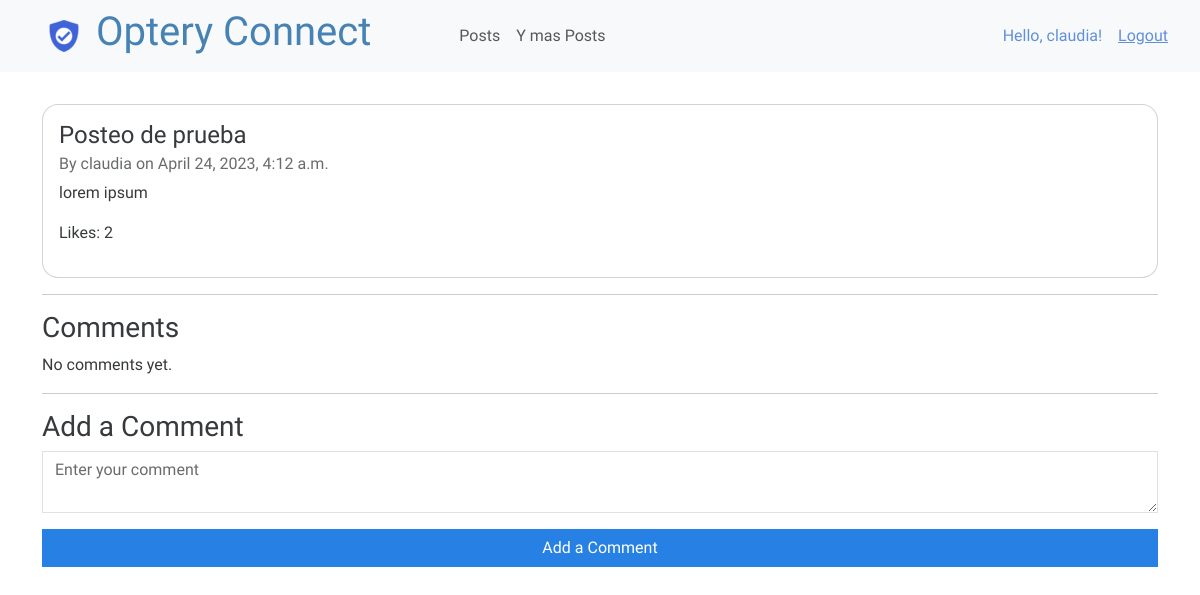
Page /social/posts/1/ (signed in) on the earlier database version.
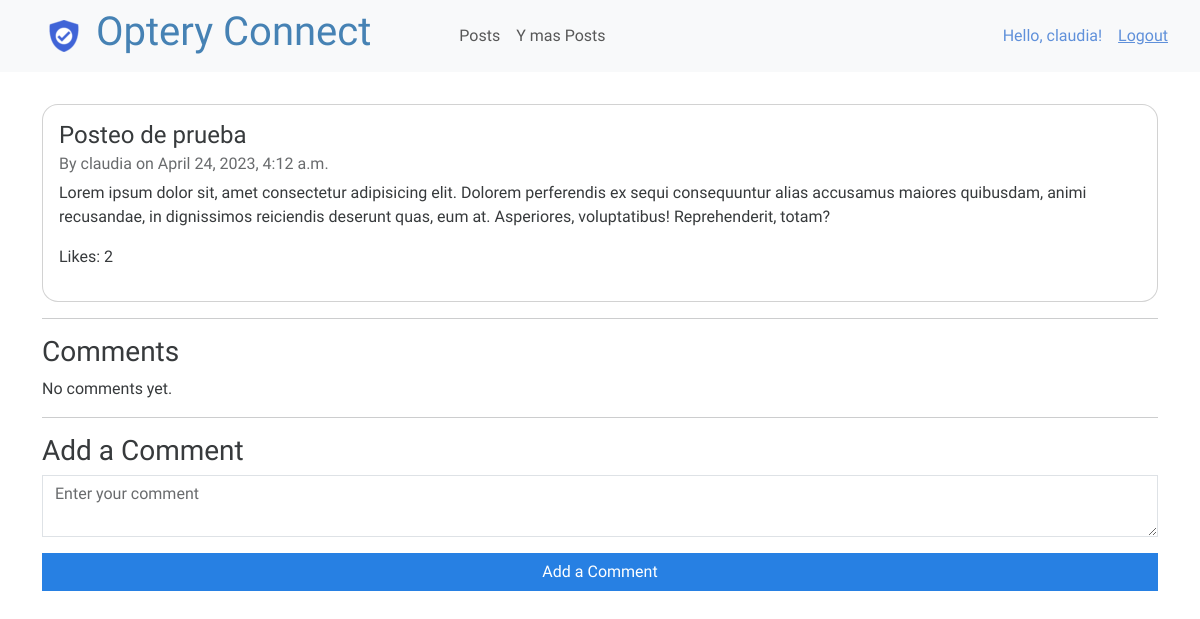
Same page on the later database version.
### social/models.py (models this page shows, shortened)
class Post(models.Model):
    title = models.CharField(max_length=200)
    content = models.TextField()
    date_posted = models.DateTimeField(auto_now_add=True)
    author = models.ForeignKey(User, on_delete=models.CASCADE)

### social/views.py (the view)
# urls.py: path('posts/<int:post_id>/', post_detail, name='post_detail'),
@login_required
def post_detail(request, post_id):
    post = get_object_or_404(Post, pk=post_id)
    comments = post.comment_set.all().order_by('-date_posted')
    num_likes = post.likes.count()
    data = {'post': post, 'comments': comments, 'num_likes': num_likes}
    return render(request, 'social/post_detail.html', data)

### templates/social/post_detail.html (shortened to what this page needs)
{% extends 'base.html' %}
{% block content %}
<div class="post_detail" style="padding-top: 2rem;">
    <div class="card">
        <div class="card-body">
            <h4 class="card-title">{{ post.title }}</h4>
            <h6 class="card-subtitle mb-2 text-muted">By {{ post.author.username }} on {{ post.date_posted }}</h6>
            <p class="card-text">{{ post.content }}</p>
            <p>Likes: {{ num_likes }}</p>
        </div>
    </div>
    <hr>
    <h3>Comments</h3>
    <div class="comments" id="comments" hx-get="{% url 'social:post_detail' post.id %}">
        {% for comment in comments %}
        <div class="card">
            <div class="card-body">
                <h5 class="card-title">{{ comment.user.username }}</h5>
                <p class="card-text">{{ comment.content }}</p>
                <p class="card-text"><small class="text-muted">{{ comment.date_posted }}</small></p>
            </div>
        </div>
        {% empty %}
        <p>No comments yet.</p>
        {% endfor %}
    </div>
    <hr>
    <div class="add-comment">
        <h3>Add a Comment</h3>
        <form hx-post="{% url 'social:add_comment' post.id %}" hx-trigger="submit" hx-swap="outerHTML"
            hx-target="#comments" hx-vals='{"{% csrf_token %}": "{{ csrf_token }}"}'
            hx-headers='{"X-CSRFToken": "{{ csrf_token }}"}'
            hx-after-swap="() => form.querySelector('textarea').value = ''">
            <div class="form-group">
                <textarea class="form-control" name="comment" placeholder="Enter your comment"></textarea>
            </div>
            <button type="submit" class="btn btn-primary">Add a Comment</button>
        </form>
    </div>
</div>
{% endblock %}

Differences in the rows shown:
changed Post "Posteo de prueba": content "lorem ipsum" → "Lorem ipsum dolor sit, amet consectetur adipisicing elit. Dolorem perferendis ex sequi consequuntur alias accusamus maiores quibusdam, animi recusandae, in dignissimos reiciendis deserunt quas, eum at. Asperiores, voluptatibus! Reprehenderit, totam?"
